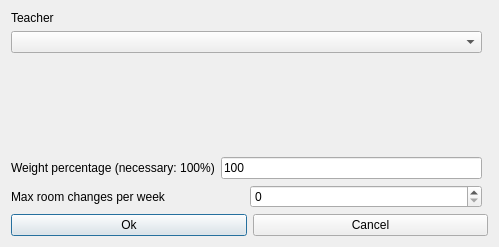
<?xml version="1.0" encoding="UTF-8"?>
<ui version="4.0">
 <class>ModifyConstraintTeacherMaxRoomChangesPerWeekForm_template</class>
 <widget class="QDialog" name="ModifyConstraintTeacherMaxRoomChangesPerWeekForm_template">
  <property name="geometry">
   <rect>
    <x>0</x>
    <y>0</y>
    <width>499</width>
    <height>247</height>
   </rect>
  </property>
  <property name="windowTitle">
   <string extracomment="This is the title of the dialog to modify a constraint of this type">Modify teacher max room changes per week</string>
  </property>
  <layout class="QGridLayout">
   <item row="0" column="0">
    <layout class="QVBoxLayout">
     <item>
      <widget class="QLabel" name="studentsTextLabel">
       <property name="frameShape">
        <enum>QFrame::NoFrame</enum>
       </property>
       <property name="frameShadow">
        <enum>QFrame::Plain</enum>
       </property>
       <property name="text">
        <string>Teacher</string>
       </property>
       <property name="wordWrap">
        <bool>false</bool>
       </property>
      </widget>
     </item>
     <item>
      <widget class="QComboBox" name="teachersComboBox">
       <property name="editable">
        <bool>false</bool>
       </property>
       <property name="insertPolicy">
        <enum>QComboBox::NoInsert</enum>
       </property>
       <property name="duplicatesEnabled">
        <bool>false</bool>
       </property>
      </widget>
     </item>
    </layout>
   </item>
   <item row="1" column="0">
    <spacer name="spacer2">
     <property name="orientation">
      <enum>Qt::Vertical</enum>
     </property>
     <property name="sizeType">
      <enum>QSizePolicy::Expanding</enum>
     </property>
     <property name="sizeHint" stdset="0">
      <size>
       <width>20</width>
       <height>41</height>
      </size>
     </property>
    </spacer>
   </item>
   <item row="2" column="0">
    <layout class="QHBoxLayout">
     <item>
      <widget class="QLabel" name="weightTextLabel">
       <property name="frameShape">
        <enum>QFrame::NoFrame</enum>
       </property>
       <property name="frameShadow">
        <enum>QFrame::Plain</enum>
       </property>
       <property name="text">
        <string>Weight percentage (necessary: 100%)</string>
       </property>
       <property name="wordWrap">
        <bool>false</bool>
       </property>
      </widget>
     </item>
     <item>
      <widget class="QLineEdit" name="weightLineEdit">
       <property name="text">
        <string notr="true">100</string>
       </property>
      </widget>
     </item>
    </layout>
   </item>
   <item row="4" column="0" colspan="2">
    <layout class="QHBoxLayout">
     <item>
      <widget class="QPushButton" name="okPushButton">
       <property name="text">
        <string>Ok</string>
       </property>
      </widget>
     </item>
     <item>
      <widget class="QPushButton" name="cancelPushButton">
       <property name="text">
        <string>Cancel</string>
       </property>
      </widget>
     </item>
    </layout>
   </item>
   <item row="3" column="0">
    <layout class="QHBoxLayout">
     <item>
      <widget class="QLabel" name="textLabel">
       <property name="text">
        <string>Max room changes per week</string>
       </property>
       <property name="wordWrap">
        <bool>false</bool>
       </property>
      </widget>
     </item>
     <item>
      <widget class="QSpinBox" name="maxChangesSpinBox"/>
     </item>
    </layout>
   </item>
  </layout>
 </widget>
 <layoutdefault spacing="6" margin="11"/>
 <resources/>
 <connections/>
</ui>
